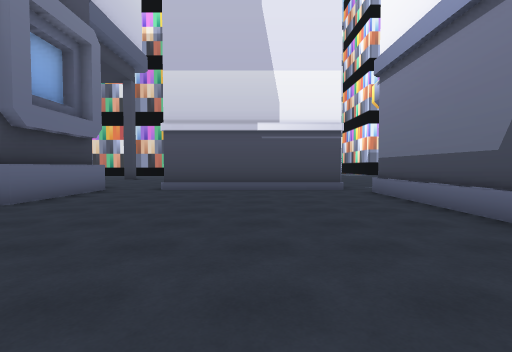
View 1 (above)

19 first-person views from a walk through a Unity game level. The camera is 1.4 m above the floor, tilts 2° down and sees 85° across. The floor is counted in squares, 2 m on a side. Each view is taken from the middle of a square. On the plan, view 1 faces up. The plan holds only what a view shows up to about 9 squares ahead; the rest is blank. The place goes on beyond the plan. The player character is not drawn.

View 2
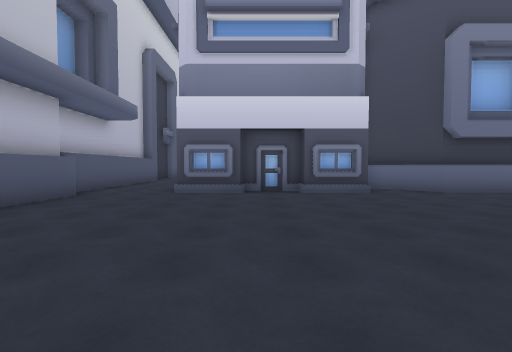

View 3
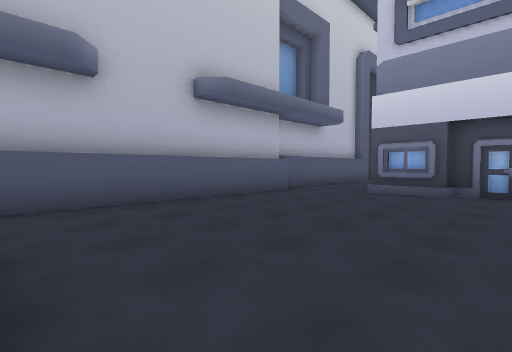

View 4
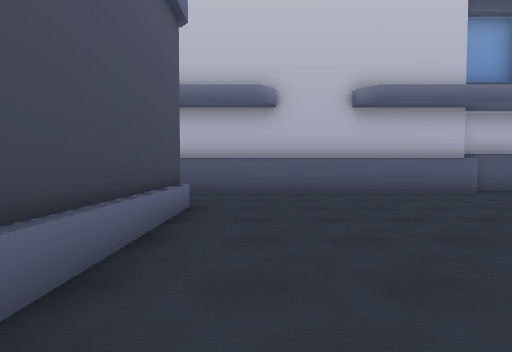

View 5
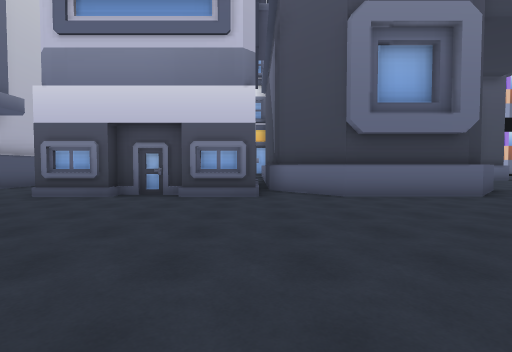

View 6
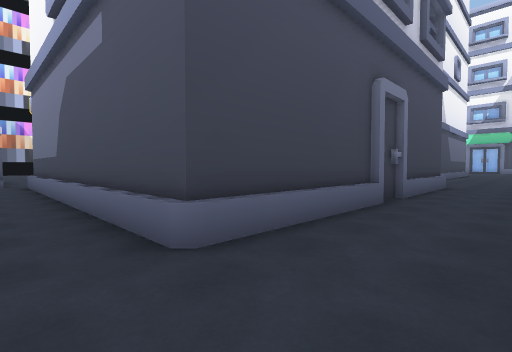

View 7
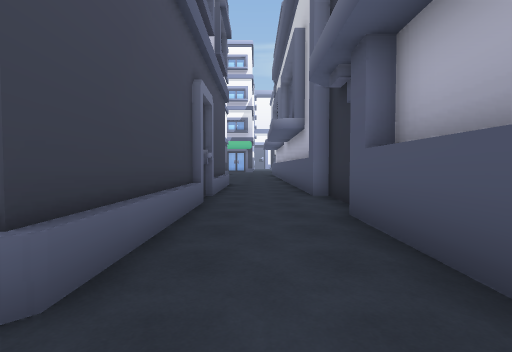

View 8
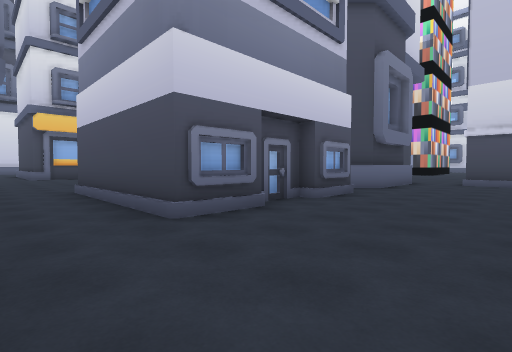

View 9
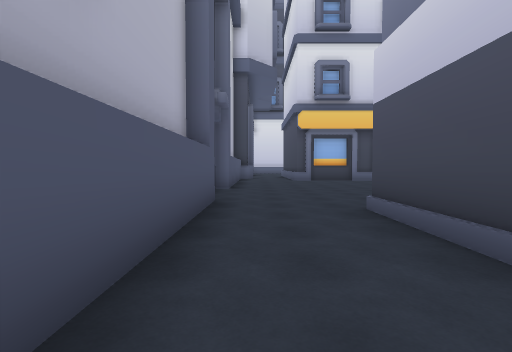

View 10
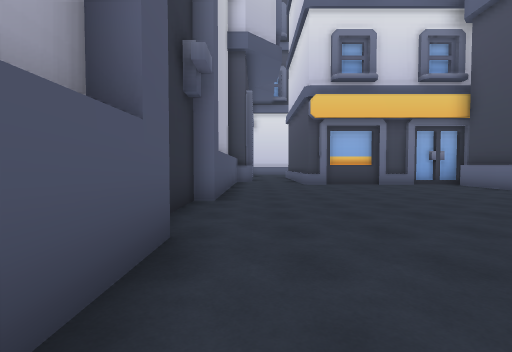

View 11
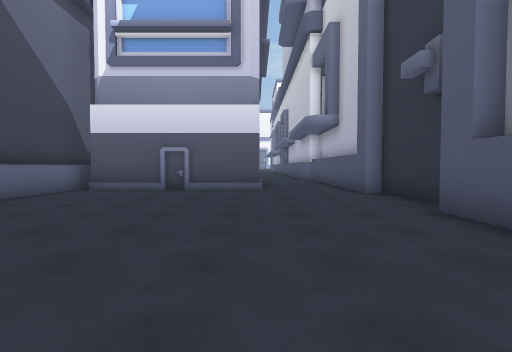

View 12
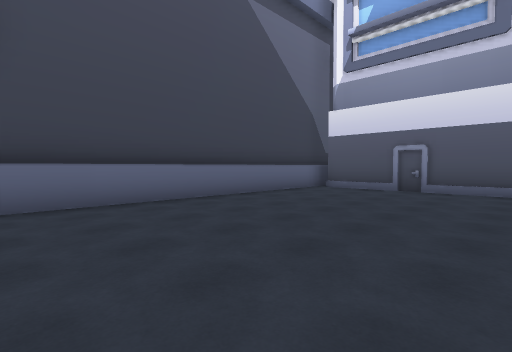

View 13
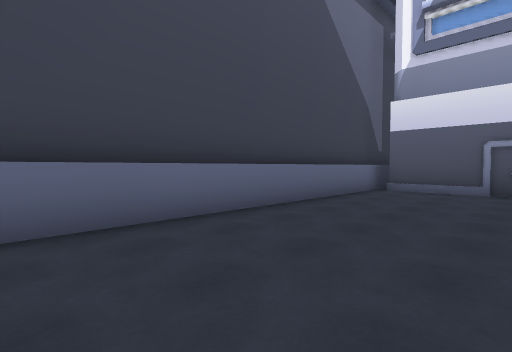

View 14
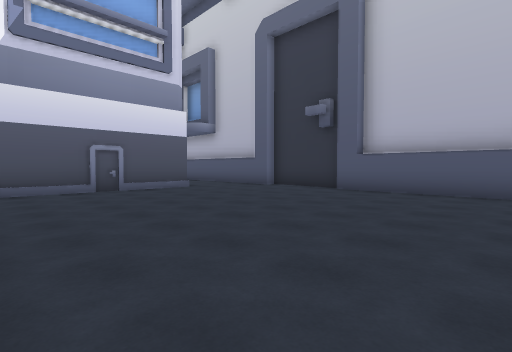

View 15
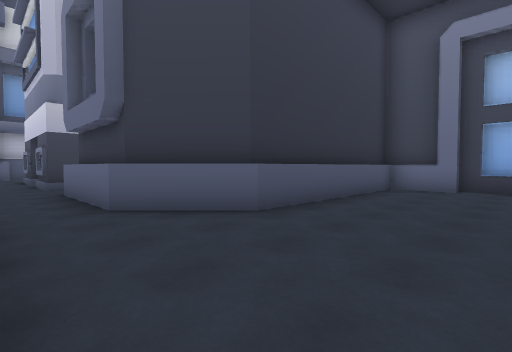

View 16
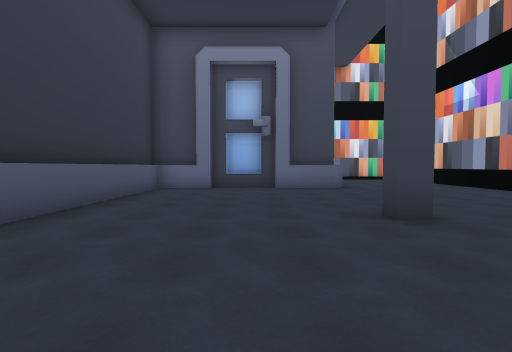

View 17
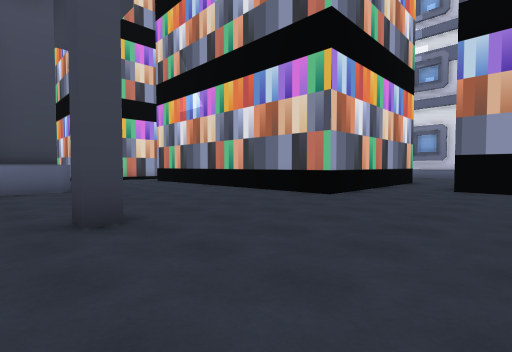

View 18
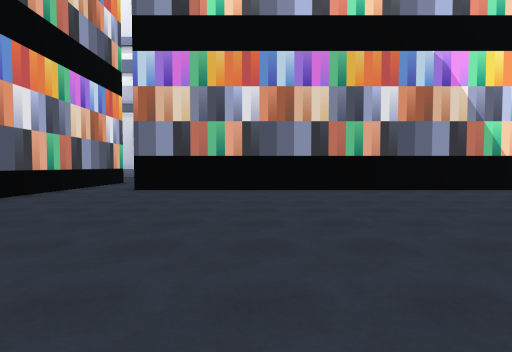

View 19
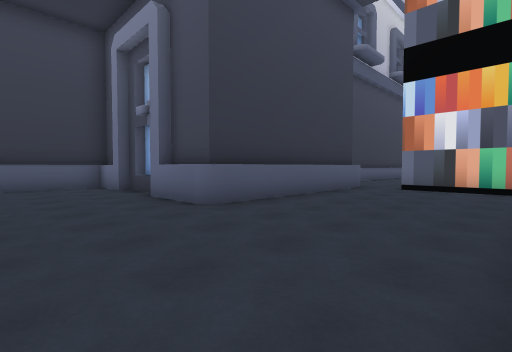

### Floor plan
Points are (right, up) in squares from view 1. A wall is a line through its corners. A room is listed if a view was taken in it or the views show most of it. See-through windows are left out.
Room 1 (views 1, 2, 3, 4, 5, 6, 7, 8, 9, 10)
walls: (-4.5, -0.4) (-4.5, -2.1) (-9.5, -2.1); (-4.9, 1.3) (-4.9, -0.4); (-5.3, 3) (-4.5, 3) (-4.5, 1.3); (1.6, 8.3) (-2.8, 8.3); (-4.5, 8.3) (-4.5, 5.1) (-6.1, 3.4); (-4.9, 8.3) (-4.9, 5.1) (-6.2, 3.7); (7.1, -4.8) (8.6, -4.8); (8.6, -4.4) (10.4, -4.4); (10.5, -1.8) (3.3, -1.8) (3.3, 7.6); (-10.7, -4.8) (-4.2, -4.8) (-3.8, -4.4) (6.1, -4.4)
ways out: opening at (-10, -3.5) to room 2; opening at (-3.5, 9) to room 3; opening at (2.5, 8) to room 3
Room 2 (views 11, 12, 13, 14)
walls: (-9.5, -2.1) (-9.5, 3); (-17.8, -4.8) (-13.7, -4.8) (-13.7, -5.3) (-10.7, -5.3) (-10.7, -4.8); (-8.9, 3.7) (-17.9, 3.7); (-8.6, 3.4) (-17.9, 3.4)
ways out: opening at (-10, -3.5) to room 1
Room 3 (views 15, 16, 17, 18, 19)
walls: (-6.5, 15.4) (-6.5, 14.8) (-7, 14.8); (-6.5, 22.6) (-6.5, 20.2) (-12, 20.2); (2.6, 8.3) (1.6, 8.3); (-11.9, 15.9) (-11.9, 13.6); (-12.1, 15.9) (-11.9, 15.7); (-12.2, 13) (-12.2, 11.5); (-11.9, 11.6) (-11.9, 9.9) (-6.1, 9.9) (-4.5, 8.3); (-12.5, 12.6) (-12.5, 12); (-12.2, 11.1) (-12.2, 9.6) (-6.2, 9.6) (-4.9, 8.3); (-17.4, 15.6) (-12.1, 15.6); (-17.6, 15.9) (-12.2, 15.9) (-12.2, 14); (-18, 19.6) (-18, 17.1)
ways out: opening at (-3.5, 9) to room 1; opening at (2.5, 8) to room 1; opening at (-17, 20); opening at (-5.5, 22)

Positions as (right, up) in squares from view 1, and headings:
1: (0, 0), facing up
2: (3, 0), facing left
3: (3, 1), facing down-left
4: (2, 3), facing down
5: (2, 3), facing left
6: (2, -4), facing up-right
7: (2, -3), facing right
8: (-1, -4), facing up-left
9: (-5, -4), facing left
10: (-8, -4), facing left
11: (-18, -2), facing right
12: (-18, -2), facing up-right
13: (-18, 0), facing up-right
14: (-18, 3), facing down-right
15: (-3, 13), facing down-left
16: (-3, 13), facing left
17: (-3, 14), facing up-left
18: (-1, 15), facing up
19: (-9, 20), facing down-left
